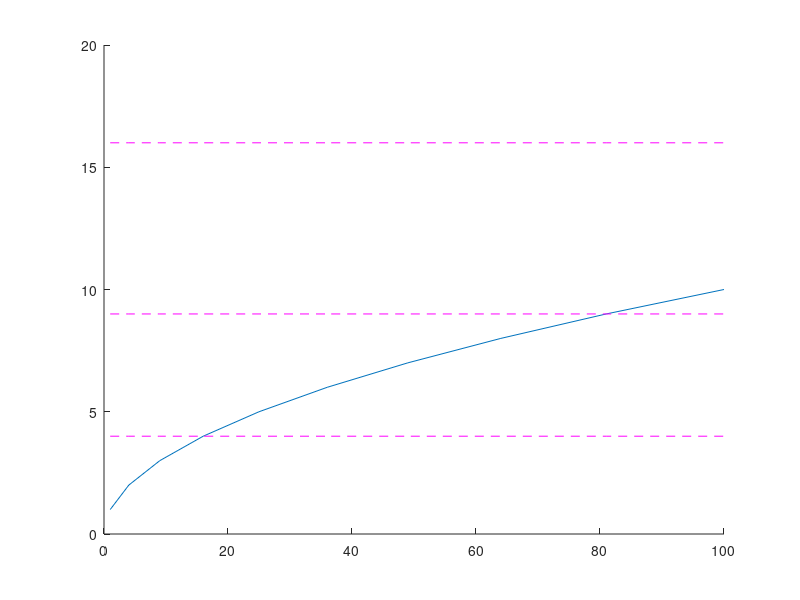

Write the MATLAB code that produced this figure.
close all

xx = 1:10;
yy = xx.^2;
dd = [4 9 16];

for i = 1:length(dd)
    zz(i,:) = dd(i)+zeros(1,length(xx))
end

figure(65)
hold on
plot(yy,xx)
plot(yy,zz,'--m')
for e = 1:4
    [x(:,e),y] = ginput(2)
end